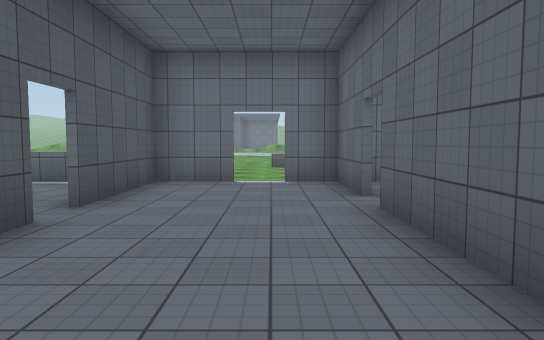
view 1 (above)

24 first-person views from a walk through a Unity game level. The camera is 1.5 m above the floor, tilts 4° down and sees 70° across. Doors are open. The floor is counted in squares, 2 m on a side. Each view is taken from the middle of a square. On the plan, view 1 faces up. The plan holds only what a view shows up to about 12 squares ahead; the rest is blank. The place goes on beyond the plan. The player character is not drawn. Surface patterns are stand-ins for the level's own textures.

view 2
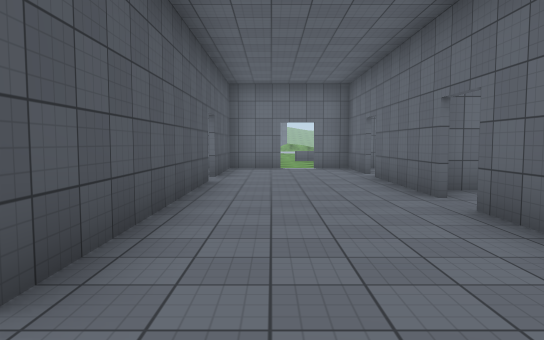

view 3
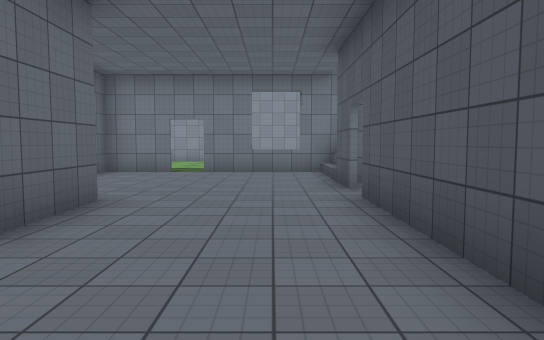

view 4
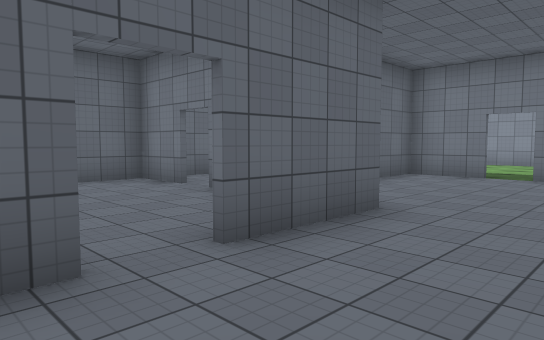

view 5
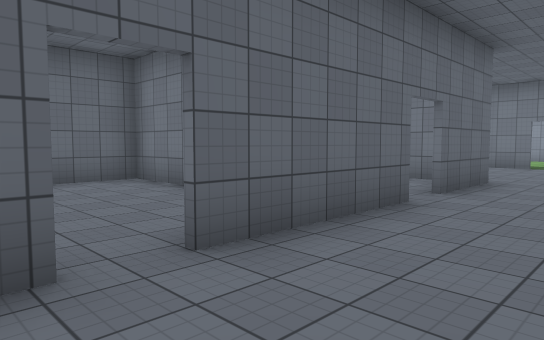

view 6
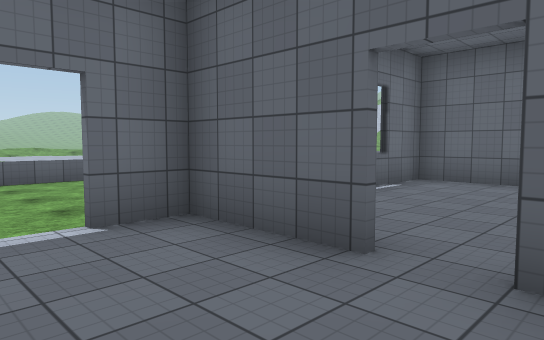

view 7
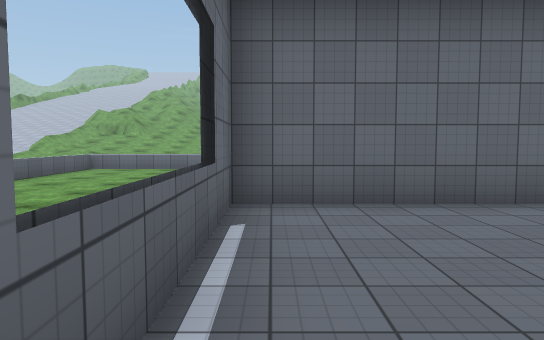

view 8
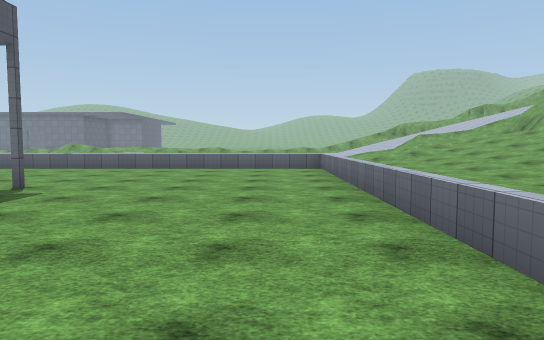

view 9
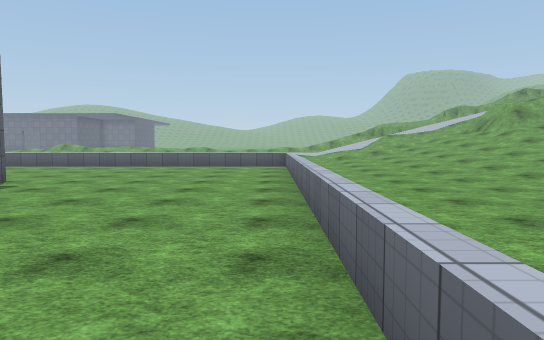

view 10
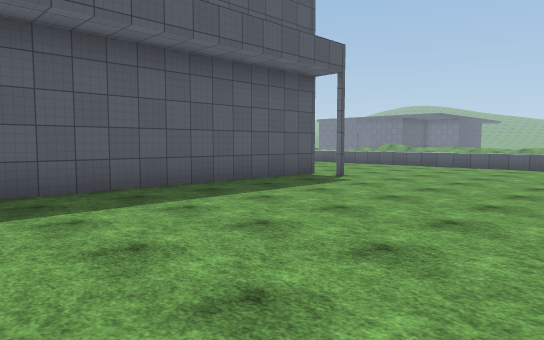

view 11
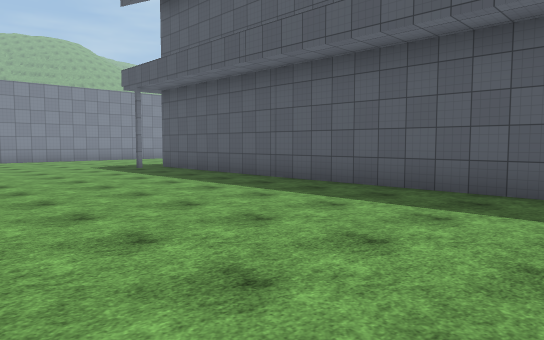

view 12
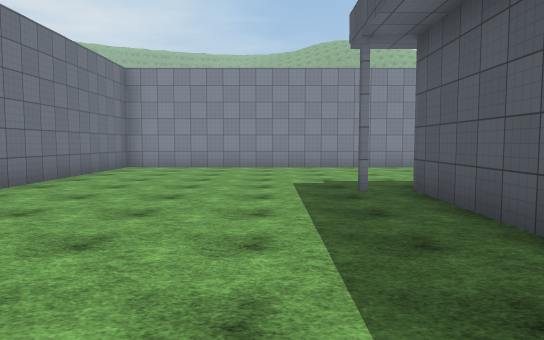

view 13
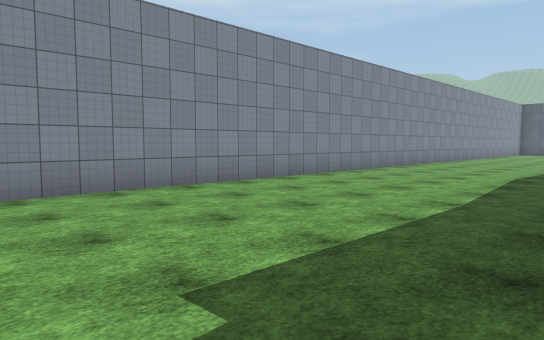

view 14
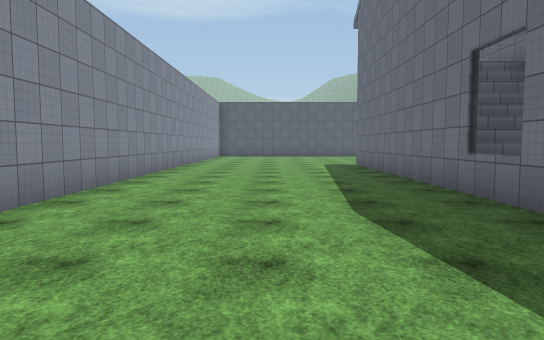

view 15
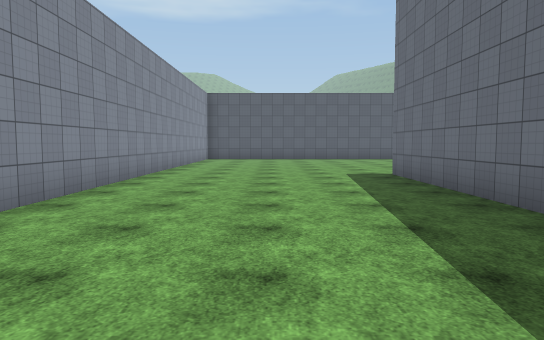

view 16
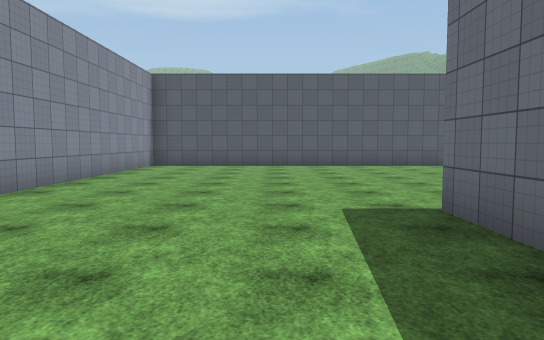

view 17
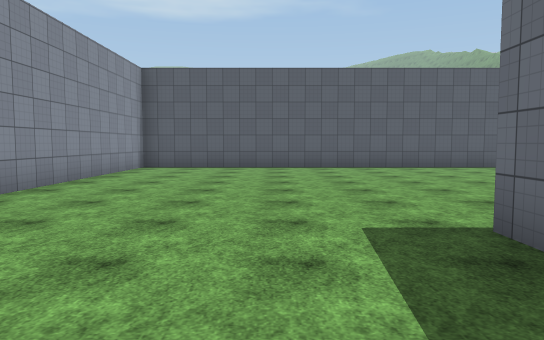

view 18
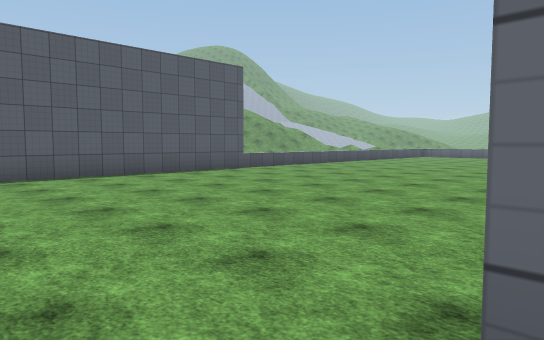

view 19
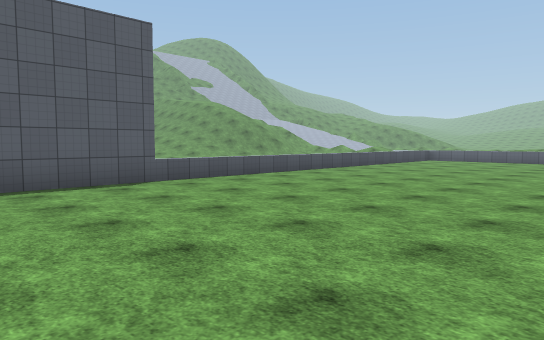

view 20
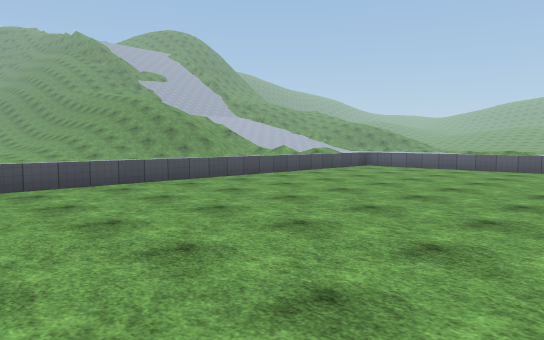

view 21
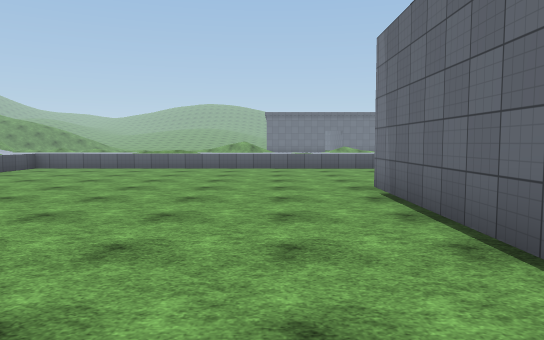

view 22
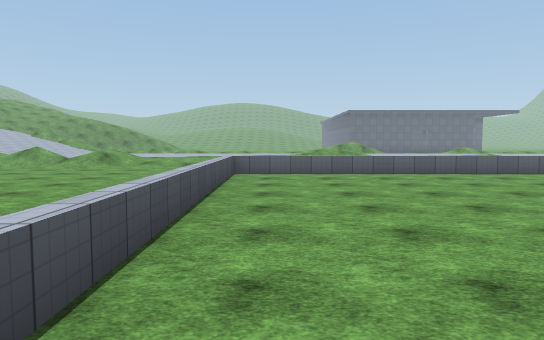

view 23
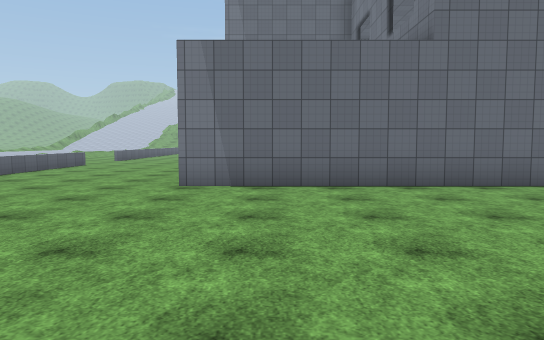

view 24
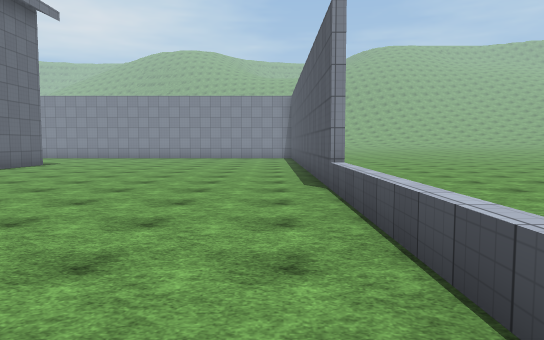

### Floor plan
Key: @ floor where view 1 was taken; # wall or solid block; . main floor; : floor 0.25 m higher than the main floor; / step, stairs or slope; D open door; = window, fence, low wall or low ledge; ^ raised ledge.
Columns run from 23 left of view 1 to 19 right of it. Each row starts with its distance up from view 1.
 15 ////
 14 ....
 13 ....                                   ////
 12 .... ^=======....^^^  .=== ===========.////
 11 .... ^..............  ...   ...........////
 10  ... ^..............  ...    ..........:///
  9   .. ^..............  ...    ...........///
  8   .. ^........#=  #=##DD###==##..........//
  7      ^........#    . #..#.....#........../
  6      ^........#    ..#..#.....#..........
  5      ^........#     .#..D.....#..........
  4      ^........#     .D..#.....#.........
  3      ^........#      #..#..D..#........
  2      ^........#      #..## ####........
  1   .. ^....... #      #..D..   #.......
  0   .. ^.......        #.@#.....#......=
 -1  ... #.......        #..D.....#.....
 -2 .... #.......        #..###DD##.....
 -3 .... #........       .....   .#.....
 -4 .... #........     ##.....    #.....
 -5 .... #........#    //.....    #.....
 -6 .... #........#    //.....#   #......
 -7      #........########=#D##   #......#
 -8      #...............................#
 -9      #...............................#
-10      #...............................#
-11      #...............................#
-12      #...............................#
-13      #################################

Where each view was taken, in squares from view 1:
view 1: 0 up, 0 right, facing up
view 2: 4 down, 1 left, facing up
view 3: 3 up, 1 left, facing down
view 4: 2 up, 1 left, facing down-right
view 5: 6 up, 1 left, facing down-right
view 6: 4 up, 1 left, facing up-right
view 7: 7 up, 2 right, facing right
view 8: 1 up, 12 right, facing up
view 9: 0 up, 13 right, facing up
view 10: 0 up, 13 right, facing up-left
view 11: 4 up, 13 right, facing down-left
view 12: 1 down, 9 right, facing down
view 13: 7 down, 9 right, facing down-left
view 14: 10 down, 4 right, facing left
view 15: 10 down, 0 right, facing left
view 16: 9 down, 5 left, facing left
view 17: 9 down, 6 left, facing left
view 18: 8 down, 9 left, facing up-left
view 19: 4 down, 11 left, facing up-left
view 20: 1 up, 11 left, facing up-left
view 21: 1 up, 11 left, facing up
view 22: 3 up, 17 left, facing up
view 23: 6 up, 16 left, facing right
view 24: 6 up, 17 left, facing down
